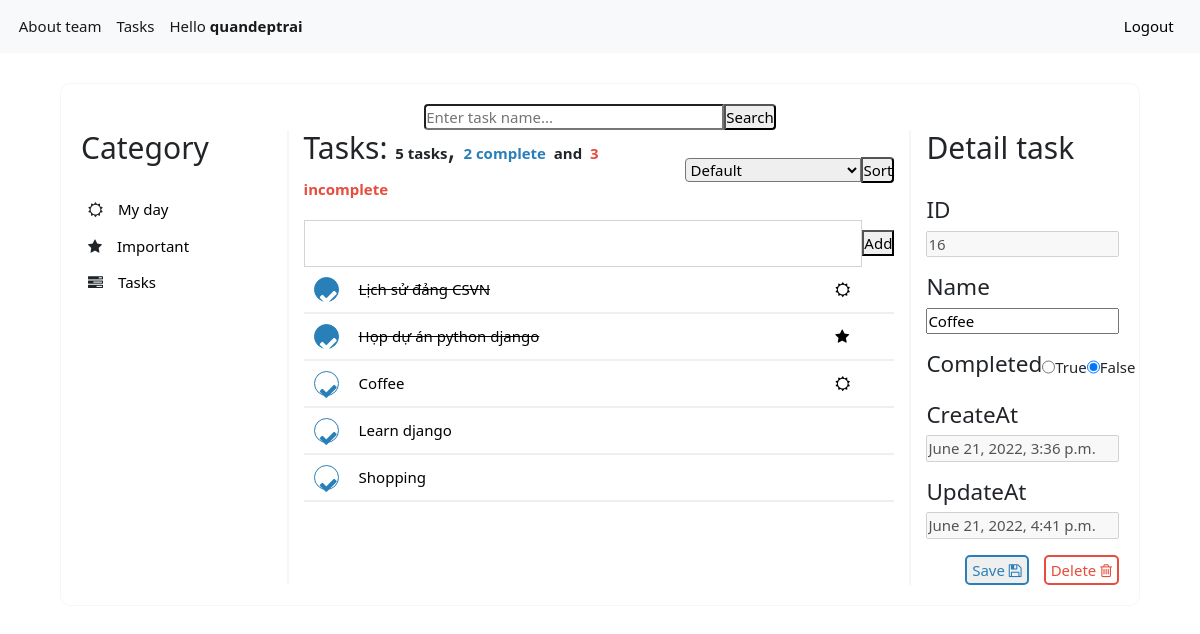
/list/3/task/16?keyword=None&sort=None (signed in), run on the app's committed database.
### tasks/models.py (models this page shows, shortened)
class Task(models.Model):
    user = models.ForeignKey(User,
                             on_delete=models.CASCADE,
                             null=True, blank=True)
    name = models.TextField(max_length=255)
    createdAt = models.DateTimeField(auto_now_add=True)
    updatedAt = models.DateTimeField(auto_now=True)
    complete = models.BooleanField(default=False)
    category = models.ForeignKey(Category,
                                   on_delete=models.CASCADE,
                                   blank=True, null=True)

### tasks/views.py (the view)
# urls.py: path('list/<int:category_id>/task/<int:task_id>', detail_view, name = 'detail'),
def detail_view(request, category_id, task_id):
    keyword = request.GET.get('keyword')
    sort = request.GET.get('sort')
    if keyword == "None":
        keyword = ''
    if sort == "None":
        sort = ''
    task = Task.objects.get(id=task_id)
    user = request.user if request.user.is_authenticated else None
    tasks = Task.objects.all()
    if keyword:
        tasks = Task.objects.filter(name__icontains = keyword)
    if category_id != 3:
        tasks = tasks.filter(category__id = category_id)
        if category_id == 1:
            dt = datetime.datetime.now()
            tasks = tasks.filter(createdAt__contains = datetime.date(dt.year, dt.month, dt.day))
    tasks = tasks.filter(user=user)
    if sort=="1":
        tasks = tasks.order_by('name').values()
    if sort=="2":
        tasks = tasks.order_by('complete').values()
    count_complete = tasks.filter(complete = True).count()
    count_incomplete = tasks.filter(complete = False).count()
    context = {
        'keyword': keyword,
        'task': task,
        'tasks': tasks,
        'category_id': category_id,
        'count_complete': count_complete,
        'count_incomplete': count_incomplete,
        'typesort': sort,
        'form':TaskForm()
    }
    return render(request, 'list.html', context)

### tasks/forms.py
class TaskForm(forms.Form):
    name = forms.CharField(label='', required=False,
                           widget=forms.TextInput(attrs={'class':'form-control'}),
                           max_length=255)

### tasks/templates/list.html (shortened to what this page needs)
{%extends 'base.html'%} {%load static%} {%block css%}
<link rel="stylesheet" href="{% static 'css/list.css' %}" /> {% endblock %}
{%block body%}
<div class="list-form">
  <div class="search-task">
    <form>
      <input
        type="text"
        name="keyword"
        class="input-text-search"
        id="keyword"
        value="{{keyword|default:''}}"
        placeholder="Enter task name..."
      />
      <input type="submit" class="input-submit-search" value="Search" />
  </div>
  <div class="main-list-task">
    <div class="category-task">
      <h2>Category</h2>
      <div class="menu-category">
        <ul>
          <li>
            <i class="fa fa-sun-o" aria-hidden="true"></i
            ><a href="{% url 'tasks:list' 1 %}">My day</a>
          </li>
          <li>
            <i class="fa fa-star" aria-hidden="true"></i
            ><a href="{% url 'tasks:list' 2 %}">Important</a>
          </li>
          <li>
            <i class="fa fa-tasks" aria-hidden="true"></i
            ><a href="{% url 'tasks:list' 3 %}">Tasks</a>
          </li>
        </ul>
      </div>
    </div>
    <div class="list-task">
      <div class="list-task-top">
        <h2 style="display: inline-block">
        {% if category_id == 1 %}
          My day:
        {% elif category_id == 2 %}
          Important:
        {% else %}
          Tasks:
        {% endif %}
        <b>{{tasks.count}} tasks</b>,
        <b style="color: #2980b9">{{count_complete}} complete</b>
        <b> and</b>
        <b style="color: #e74c3c">{{count_incomplete}} incomplete</b>
        </h2>
        <div>
          <form>
            <select class="selected-box-sort" name="sort">
              {% if typesort %}
                {% if typesort == "0" %}
                <option value=0 selected="selected">Default</option>
                <option value=1>Sort by name</option>
                <option value=2>Complete/Incomplete</option>
                {%elif typesort == "1"%}
                <option value=0>Default</option>
                <option value=1 selected="selected">Sort by name</option>
                <option value=2>Complete/Incomplete</option>
                {%elif typesort == "2"%}
                <option value=0>Default</option>
                <option value=1>Sort by name</option>
                <option value=2 selected="selected">Complete/Incomplete</option>
                {%endif%}
              {% else%}
                <option value=0>Default</option>
              {% endif %}
            </select>
            <input class="sort-task-by-name" type="submit" value="Sort"/>
          </form>
        </div>
      </div>
      <div class="add-task">
        <form action="{% url 'tasks:add_task' category_id %}" method = "post">{% csrf_token %}
            {{form}}
          <input type="submit" class="input-submit-search" value="Add" />
        </form>
      </div>
      <div>
        <div class="show-list">
          {% for task in tasks%}
          <div class="task">
            <a class="task-complete" style="width: 25px; height: 25px; border-radius: 50%; color: {% if task.complete %}white{% else %}#2980b9{% endif %}; background-color: {% if task.complete %}#2980b9{% else %}white{% endif %}"href="/list/{{category_id}}/task/{{task.id}}/complete?keyword={{keyword}}&sort={{typesort}}"><i class="fa fa-check" aria-hidden="true"></i></a>
            <a href="/list/{{category_id}}/task/{{task.id}}?keyword={{keyword}}&sort={{typesort}}"
              style="text-decoration-line: {% if task.complete %}line-through{% else %}none{% endif %}; color: black"
            >{{task.name}}</a>
           {% if category_id == 3 %}
            <a href="#" style="color:black">{% if task.category_id == 1 %}
            <i class="fa fa-sun-o" aria-hidden="true"></i>
            {% elif task.category_id == 2 %}
            <i class="fa fa-star" aria-hidden="true"></i>
            {% endif %}</a>{% endif %}
          </div>
          {% endfor %}
        </div>
      </div>
    </div>
    <div class="detail-task">
      <h2>Detail task</h2>
      {%if task%}
        <form action="{% url 'tasks:update' category_id task.id  %}" method="post"> {% csrf_token %}
          <div class="detail" style="margin-top: 30px">
            <h4>ID</h4>
            <input type="text" name='id' value="{{task.id}}" style="margin-bottom: 16px; width: 100%;" disabled="disabled">
            <h4>Name</h4>
            <input type="text" name='name' value="{{task.name}}" style="margin-bottom: 16px; width: 100%;">
            <div style="display: flex; justify-content: space-between;  margin-bottom: 16px; align-items: center;">
              <h4 style="display: inline-block;">Completed</h4>
              {%if task.complete%}
                <input type="radio" name="iscomplete" id="complete" value="True" checked style="width: 20px; height: 20px;" checked>
                <label for="complete">True</label>
                <input type="radio" name="iscomplete" id="incomplete" value="False" style="width: 20px; height: 20px;">
                <label for="incomplete">False</label>
                {%else%}
                <input type="radio" name="iscomplete" id="complete" value="True" checked style="width: 20px; height: 20px;">
                <label for="complete">True</label>
                <input type="radio" name="iscomplete" id="incomplete" value="False" style="width: 20px; height: 20px;"  checked>
                <label for="incomplete">False</label>
              {%endif%}
            </div>
            <h4>CreateAt</h4>
            <input type="text" name='x' value="{{task.createdAt}}" style="margin-bottom: 16px; width: 100%;"  disabled="disabled">
            <h4>UpdateAt</h4>
            <input type="text" name='x' value="{{task.updatedAt}}" style="margin-bottom: 16px; width: 100%;"  disabled="disabled">
          </div>
          <div>
            <div class="submit-save-delete">
              <button class="submit-save">Save <i class="fa fa-floppy-o" aria-hidden="true"></i></button>
              <a class="submit-delete" href="{% url 'tasks:delete' category_id task.id  %}">Delete <i class="fa fa-trash-o" aria-hidden="true"></i></a>
            </div>
          </div>
        </form>
      {%endif%}
    </div>
  </div>
</div>
{% endblock %}

### todolist/templates/base.html (shortened to what this page needs)
<!DOCTYPE html>
<html lang="en">
  <head>
    {% load static %}
    <link
      rel="stylesheet"
      type="text/css"
      href="https://cdnjs.cloudflare.com/ajax/libs/normalize/3.0.2/normalize.min.css"
    />
    <link
      rel="stylesheet"
      type="text/css"
      href="https://cdnjs.cloudflare.com/ajax/libs/skeleton/2.0.4/skeleton.min.css"
    />
    <link
      rel="stylesheet"
      type="text/css"
      href="{% static 'css/style.css' %}"
    />
    {% block css %}{% endblock %}
    <link
      href="https://cdn.jsdelivr.net/npm/bootstrap@5.1.3/dist/css/bootstrap.min.css"
      rel="stylesheet"
    />
    <link
      rel="stylesheet"
      href="https://cdnjs.cloudflare.com/ajax/libs/font-awesome/4.7.0/css/font-awesome.min.css"
    />
  </head>
  <body>
    <nav
      class="navbar navbar-expand-lg navbar-light bg-light"
      style="font-size: 15px"
    >
      <div class="container-fluid">
        <div class="collapse navbar-collapse" id="navbarSupportedContent">
          <ul class="navbar-nav me-auto mb-2 mb-lg-0">
            <li class="nav-item">
              <a class="nav-link active" aria-current="page" href="/"
                >About team</a
              >
            </li>
            {% if not user.is_authenticated %}
            <li class="nav-item">
              <a
                class="nav-link active"
                aria-current="page"
                href="{% url 'auth:login' %}"
                >Login</a
              >
            </li>
            {%else%}
            <li class="nav-item">
              <a
                class="nav-link active"
                aria-current="page"
                href="{% url 'tasks:list' 1 %}"
                >Tasks</a
              >
            </li>
            <li class="nav-item">
              <a class="nav-link active" aria-current="page" href="#"
                >Hello <strong>{{user.username}}</strong></a
              >
            </li>
            {% endif %}
          </ul>
          {% if user.is_authenticated %}
          <a
            class="nav-link active"
            aria-current="page"
            href="{% url 'auth:logout' %}"
            style="color: black"
            >Logout</a
          >
          {% endif %}
        </div>
      </div>
    </nav>
    {% block body %}{% endblock %}
  </body>
</html>

### todolist/static/css/style.css (style rules this page uses)
* { font-size: 15px; margin: 0px; padding: 0px; box-sizing: border-box; }

### tasks/static/css/list.css (style rules this page uses)
.list-form { margin: 0 auto; margin-top: 30px; width: 90%; border: 1px solid #f5f6fa; border-radius: 10px; padding: 20px; }
.list-form .search-task form { display: flex; align-items: center; justify-content: center; }
.list-form .search-task form input, .list-task input { border-radius: 0; }
.selected-box-sort { border-radius: 0; }
.list-form .search-task form .input-text-search, .selected-box-sort { border-bottom-left-radius: 4px; border-top-left-radius: 4px; }
.list-form .search-task form .input-text-search { width: 300px; }
.list-form .search-task form .input-submit-search, .list-task .sort-task-by-name { border-bottom-right-radius: 4px; border-top-right-radius: 4px; }
.category-task h2, .detail-task h2 { margin-bottom: 25px; }
.list-task-top { margin-bottom: 0px; }
.list-form .main-list-task { display: flex; width: 100%; }
.list-form .main-list-task .category-task { width: 20%; border-right: 2px solid #f5f6fa; }
.list-form .main-list-task .category-task .menu-category ul { padding-left: 0px; }
.list-form .main-list-task .category-task .menu-category ul li { list-style: none; margin-bottom: 0px; padding: 7px; }
.list-form .main-list-task .category-task .menu-category ul li a { text-decoration: none; margin-left: 15px; color: black; }
.list-form .main-list-task .list-task { width: 60%; padding: 0px 15px 0px 15px; border-right: 2px solid #f5f6fa; }
.list-form .main-list-task .list-task .list-task-top { display: flex; justify-content: space-between; align-items: center; }
.list-form .main-list-task .list-task .list-task-top div { display: flex; align-items: center; justify-content: flex-end; }
.list-form .main-list-task .list-task .add-task { margin-top: 10px; }
.list-form .main-list-task .list-task .add-task form { display: flex; align-items: center; }
.list-form .main-list-task .list-task .add-task form input:nth-child(2) { font-size: 1.5rem; }
.list-form .main-list-task .list-task .show-list .task { display: flex; align-items: center; gap: 20px; border-bottom: 2px solid #ecf0f1; padding: 10px; }
.list-form .main-list-task .list-task .show-list .task a:nth-child(2) { width: 80%; }
.list-form .main-list-task .detail-task { padding-left: 15px; width: 20%; }
.main-list-task a { text-decoration: none; }
.task-complete { border: 1px solid #2980b9; border-radius: 5px; padding: 4px; width: 90px; font-size: 1.3rem; text-align: center; }
.submit-save, .submit-delete { height: 100%; border-radius: 5px; padding: 2px 5px 2px 5px; }
.submit-save { color: #2980b9; border: 2px solid #2980b9; }
.submit-delete { color: #e74c3c; border: 2px solid #e74c3c; }
.submit-save-delete { display: flex; align-items: center; justify-content: flex-end; gap: 1rem; }

### data on the page
Task: name "Lịch sử đảng CSVN"
Task: name "Họp dự án python django"
Task: name "Coffee", id "16", x "June 21, 2022, 3:36 p.m.", x "June 21, 2022, 4:41 p.m."
Task: name "Learn django"
Task: name "Shopping"

### other printed values
{{ user.username }} "quandeptrai"
{{ tasks.count }} "5"
{{ count_complete }} "2"
{{ count_incomplete }} "3"
